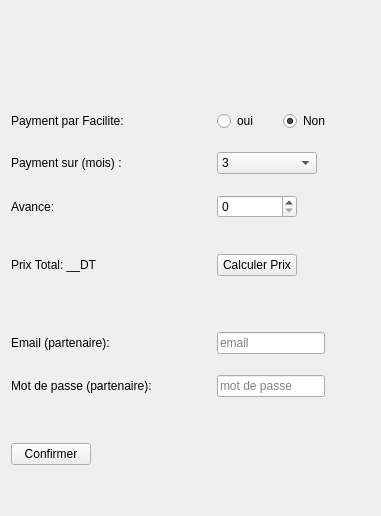
            <widget class="QWidget" name="tab_payment_annonce">
             <attribute name="title">
              <string>Payment</string>
             </attribute>
             <layout class="QVBoxLayout" name="verticalLayout_17">
              <item>
               <spacer name="verticalSpacer_24">
                <property name="orientation">
                 <enum>Qt::Vertical</enum>
                </property>
                <property name="sizeType">
                 <enum>QSizePolicy::Preferred</enum>
                </property>
                <property name="sizeHint" stdset="0">
                 <size>
                  <width>20</width>
                  <height>100</height>
                 </size>
                </property>
               </spacer>
              </item>
              <item>
               <layout class="QHBoxLayout" name="horizontalLayout_16">
                <item>
                 <widget class="QLabel" name="label_16">
                  <property name="minimumSize">
                   <size>
                    <width>200</width>
                    <height>0</height>
                   </size>
                  </property>
                  <property name="text">
                   <string>Payment par Facilite:</string>
                  </property>
                 </widget>
                </item>
                <item>
                 <widget class="QRadioButton" name="facilite_oui_annonce">
                  <property name="minimumSize">
                   <size>
                    <width>60</width>
                    <height>0</height>
                   </size>
                  </property>
                  <property name="text">
                   <string>oui</string>
                  </property>
                  <property name="checked">
                   <bool>false</bool>
                  </property>
                 </widget>
                </item>
                <item>
                 <widget class="QRadioButton" name="facilite_non_annonce">
                  <property name="text">
                   <string>Non</string>
                  </property>
                  <property name="checked">
                   <bool>true</bool>
                  </property>
                 </widget>
                </item>
                <item>
                 <spacer name="horizontalSpacer_22">
                  <property name="orientation">
                   <enum>Qt::Horizontal</enum>
                  </property>
                  <property name="sizeHint" stdset="0">
                   <size>
                    <width>40</width>
                    <height>20</height>
                   </size>
                  </property>
                 </spacer>
                </item>
               </layout>
              </item>
              <item>
               <spacer name="verticalSpacer_25">
                <property name="orientation">
                 <enum>Qt::Vertical</enum>
                </property>
                <property name="sizeType">
                 <enum>QSizePolicy::Fixed</enum>
                </property>
                <property name="sizeHint" stdset="0">
                 <size>
                  <width>20</width>
                  <height>15</height>
                 </size>
                </property>
               </spacer>
              </item>
              <item>
               <layout class="QHBoxLayout" name="horizontalLayout_17">
                <item>
                 <widget class="QLabel" name="label_17">
                  <property name="minimumSize">
                   <size>
                    <width>200</width>
                    <height>0</height>
                   </size>
                  </property>
                  <property name="text">
                   <string>Payment sur (mois) : </string>
                  </property>
                 </widget>
                </item>
                <item>
                 <widget class="QComboBox" name="comboBox_nbrMois_annonce">
                  <property name="minimumSize">
                   <size>
                    <width>100</width>
                    <height>0</height>
                   </size>
                  </property>
                  <item>
                   <property name="text">
                    <string>3</string>
                   </property>
                  </item>
                  <item>
                   <property name="text">
                    <string>6</string>
                   </property>
                  </item>
                  <item>
                   <property name="text">
                    <string>9</string>
                   </property>
                  </item>
                 </widget>
                </item>
                <item>
                 <spacer name="horizontalSpacer_23">
                  <property name="orientation">
                   <enum>Qt::Horizontal</enum>
                  </property>
                  <property name="sizeHint" stdset="0">
                   <size>
                    <width>40</width>
                    <height>20</height>
                   </size>
                  </property>
                 </spacer>
                </item>
               </layout>
              </item>
              <item>
               <spacer name="verticalSpacer_26">
                <property name="orientation">
                 <enum>Qt::Vertical</enum>
                </property>
                <property name="sizeType">
                 <enum>QSizePolicy::Fixed</enum>
                </property>
                <property name="sizeHint" stdset="0">
                 <size>
                  <width>20</width>
                  <height>15</height>
                 </size>
                </property>
               </spacer>
              </item>
              <item>
               <layout class="QHBoxLayout" name="horizontalLayout_18">
                <item>
                 <widget class="QLabel" name="label_18">
                  <property name="minimumSize">
                   <size>
                    <width>200</width>
                    <height>0</height>
                   </size>
                  </property>
                  <property name="text">
                   <string>Avance: </string>
                  </property>
                 </widget>
                </item>
                <item>
                 <widget class="QSpinBox" name="avance_annonce">
                  <property name="minimumSize">
                   <size>
                    <width>80</width>
                    <height>0</height>
                   </size>
                  </property>
                  <property name="maximum">
                   <number>10000</number>
                  </property>
                 </widget>
                </item>
                <item>
                 <spacer name="horizontalSpacer_24">
                  <property name="orientation">
                   <enum>Qt::Horizontal</enum>
                  </property>
                  <property name="sizeHint" stdset="0">
                   <size>
                    <width>40</width>
                    <height>20</height>
                   </size>
                  </property>
                 </spacer>
                </item>
               </layout>
              </item>
              <item>
               <spacer name="verticalSpacer_30">
                <property name="orientation">
                 <enum>Qt::Vertical</enum>
                </property>
                <property name="sizeType">
                 <enum>QSizePolicy::Preferred</enum>
                </property>
                <property name="sizeHint" stdset="0">
                 <size>
                  <width>20</width>
                  <height>30</height>
                 </size>
                </property>
               </spacer>
              </item>
              <item>
               <layout class="QHBoxLayout" name="horizontalLayout_19">
                <item>
                 <widget class="QLabel" name="label_prixTotal_annonce">
                  <property name="minimumSize">
                   <size>
                    <width>200</width>
                    <height>0</height>
                   </size>
                  </property>
                  <property name="text">
                   <string>Prix Total: __DT</string>
                  </property>
                 </widget>
                </item>
                <item>
                 <widget class="QPushButton" name="calcul_prix_annonce">
                  <property name="text">
                   <string>Calculer Prix</string>
                  </property>
                 </widget>
                </item>
                <item>
                 <spacer name="horizontalSpacer_2">
                  <property name="orientation">
                   <enum>Qt::Horizontal</enum>
                  </property>
                  <property name="sizeHint" stdset="0">
                   <size>
                    <width>40</width>
                    <height>20</height>
                   </size>
                  </property>
                 </spacer>
                </item>
               </layout>
              </item>
              <item>
               <spacer name="verticalSpacer_27">
                <property name="orientation">
                 <enum>Qt::Vertical</enum>
                </property>
                <property name="sizeType">
                 <enum>QSizePolicy::Fixed</enum>
                </property>
                <property name="sizeHint" stdset="0">
                 <size>
                  <width>20</width>
                  <height>50</height>
                 </size>
                </property>
               </spacer>
              </item>
              <item>
               <layout class="QHBoxLayout" name="horizontalLayout_21">
                <item>
                 <widget class="QLabel" name="label_21">
                  <property name="minimumSize">
                   <size>
                    <width>200</width>
                    <height>0</height>
                   </size>
                  </property>
                  <property name="text">
                   <string>Email (partenaire): </string>
                  </property>
                 </widget>
                </item>
                <item>
                 <widget class="QLineEdit" name="input_email_annonce">
                  <property name="maximumSize">
                   <size>
                    <width>200</width>
                    <height>16777215</height>
                   </size>
                  </property>
                  <property name="placeholderText">
                   <string>email</string>
                  </property>
                 </widget>
                </item>
                <item>
                 <spacer name="horizontalSpacer_25">
                  <property name="orientation">
                   <enum>Qt::Horizontal</enum>
                  </property>
                  <property name="sizeHint" stdset="0">
                   <size>
                    <width>40</width>
                    <height>20</height>
                   </size>
                  </property>
                 </spacer>
                </item>
               </layout>
              </item>
              <item>
               <spacer name="verticalSpacer_28">
                <property name="orientation">
                 <enum>Qt::Vertical</enum>
                </property>
                <property name="sizeType">
                 <enum>QSizePolicy::Fixed</enum>
                </property>
                <property name="sizeHint" stdset="0">
                 <size>
                  <width>20</width>
                  <height>15</height>
                 </size>
                </property>
               </spacer>
              </item>
              <item>
               <layout class="QHBoxLayout" name="horizontalLayout_20">
                <item>
                 <widget class="QLabel" name="label_20">
                  <property name="minimumSize">
                   <size>
                    <width>200</width>
                    <height>0</height>
                   </size>
                  </property>
                  <property name="text">
                   <string>Mot de passe (partenaire):</string>
                  </property>
                 </widget>
                </item>
                <item>
                 <widget class="QLineEdit" name="input_mdp_annonce">
                  <property name="maximumSize">
                   <size>
                    <width>200</width>
                    <height>16777215</height>
                   </size>
                  </property>
                  <property name="text">
                   <string/>
                  </property>
                  <property name="echoMode">
                   <enum>QLineEdit::Password</enum>
                  </property>
                  <property name="placeholderText">
                   <string>mot de passe</string>
                  </property>
                 </widget>
                </item>
                <item>
                 <spacer name="horizontalSpacer_26">
                  <property name="orientation">
                   <enum>Qt::Horizontal</enum>
                  </property>
                  <property name="sizeHint" stdset="0">
                   <size>
                    <width>40</width>
                    <height>20</height>
                   </size>
                  </property>
                 </spacer>
                </item>
               </layout>
              </item>
              <item>
               <spacer name="verticalSpacer_23">
                <property name="orientation">
                 <enum>Qt::Vertical</enum>
                </property>
                <property name="sizeType">
                 <enum>QSizePolicy::Fixed</enum>
                </property>
                <property name="sizeHint" stdset="0">
                 <size>
                  <width>20</width>
                  <height>20</height>
                 </size>
                </property>
               </spacer>
              </item>
              <item>
               <layout class="QHBoxLayout" name="horizontalLayout_30">
                <property name="topMargin">
                 <number>20</number>
                </property>
                <item>
                 <widget class="QPushButton" name="Confirmer_annonce">
                  <property name="text">
                   <string>Confirmer</string>
                  </property>
                 </widget>
                </item>
                <item>
                 <spacer name="horizontalSpacer_28">
                  <property name="orientation">
                   <enum>Qt::Horizontal</enum>
                  </property>
                  <property name="sizeType">
                   <enum>QSizePolicy::Expanding</enum>
                  </property>
                  <property name="sizeHint" stdset="0">
                   <size>
                    <width>100</width>
                    <height>20</height>
                   </size>
                  </property>
                 </spacer>
                </item>
               </layout>
              </item>
              <item>
               <spacer name="verticalSpacer">
                <property name="orientation">
                 <enum>Qt::Vertical</enum>
                </property>
                <property name="sizeHint" stdset="0">
                 <size>
                  <width>20</width>
                  <height>40</height>
                 </size>
                </property>
               </spacer>
              </item>
             </layout>
            </widget>
